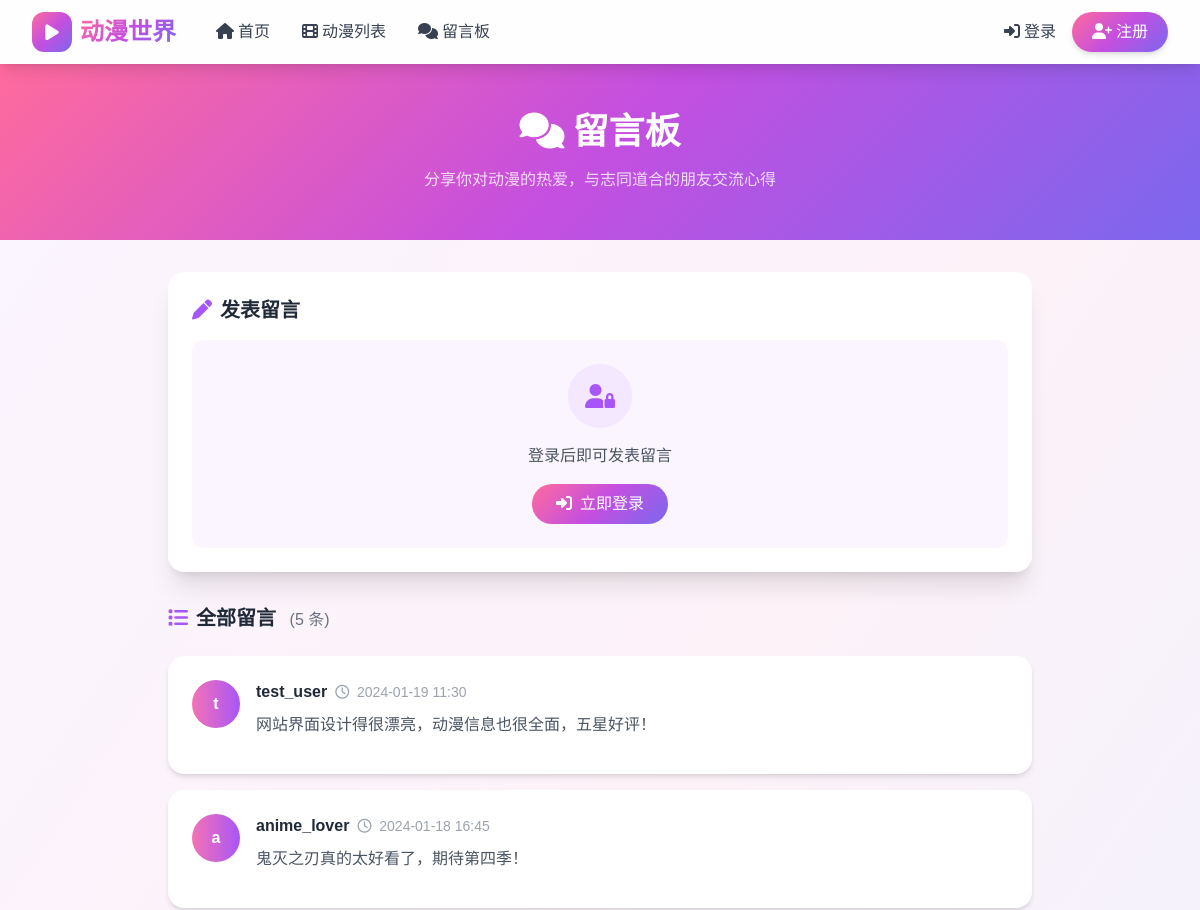
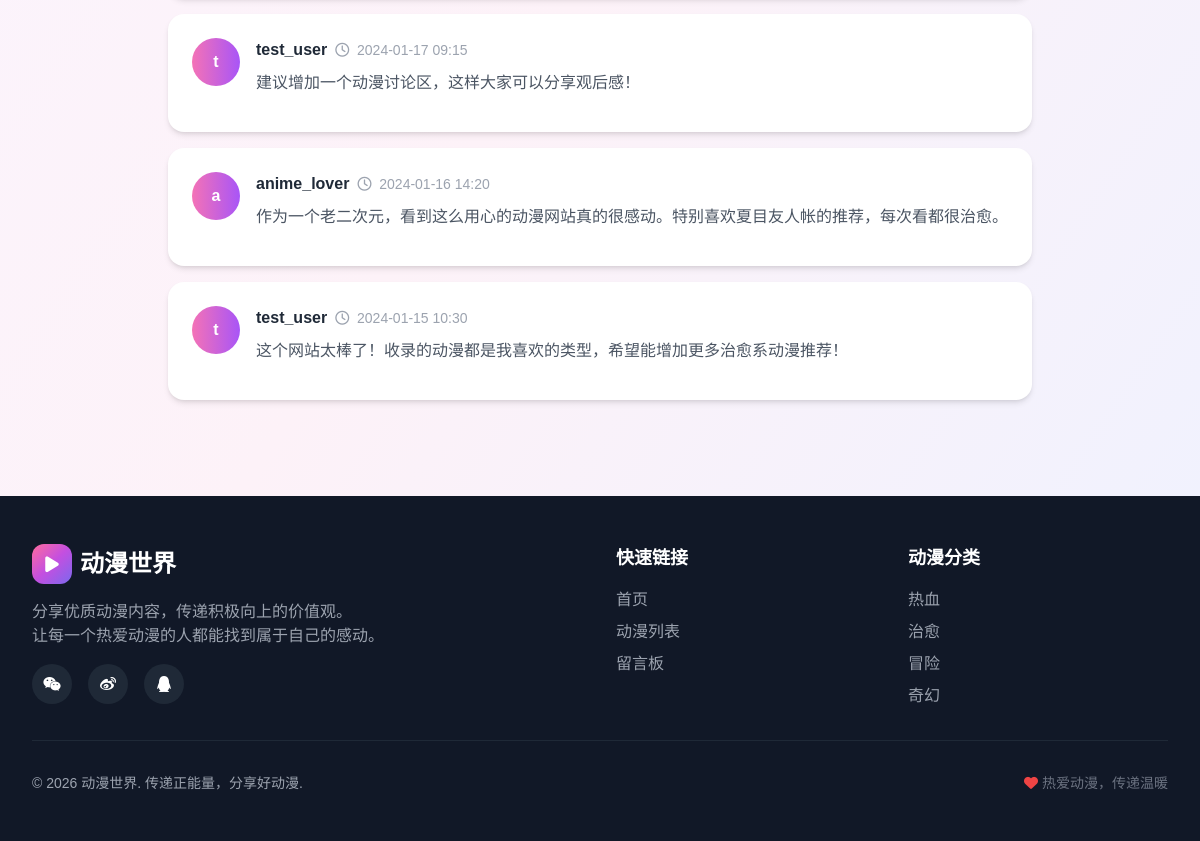
Page /backend/src/guestbook.php on the committed database (2 pictures, top to bottom).
### tables this page shows
CREATE TABLE IF NOT EXISTS messages (
    id INT AUTO_INCREMENT PRIMARY KEY,
    user_id INT,
    content TEXT NOT NULL,
    reply TEXT,
    replied_by INT,
    status ENUM('pending', 'approved', 'hidden') DEFAULT 'approved',
    created_at TIMESTAMP DEFAULT CURRENT_TIMESTAMP,
    replied_at TIMESTAMP NULL,
    FOREIGN KEY (user_id) REFERENCES users(id) ON DELETE CASCADE,
    FOREIGN KEY (replied_by) REFERENCES users(id) ON DELETE SET NULL
);

CREATE TABLE IF NOT EXISTS users (
    id INT AUTO_INCREMENT PRIMARY KEY,
    username VARCHAR(50) NOT NULL UNIQUE,
    password VARCHAR(255) NOT NULL,
    email VARCHAR(100) NOT NULL UNIQUE,
    avatar VARCHAR(255) DEFAULT 'default.png',
    role ENUM('user', 'admin') DEFAULT 'user',
    status TINYINT DEFAULT 1,
    created_at TIMESTAMP DEFAULT CURRENT_TIMESTAMP,
    updated_at TIMESTAMP DEFAULT CURRENT_TIMESTAMP ON UPDATE CURRENT_TIMESTAMP
);

### backend/src/includes/auth.php (called while the page is built, shortened)
<?php
class Auth {
    public static function isLoggedIn() {
        return isset($_SESSION['logged_in']) && $_SESSION['logged_in'] === true;
    }
}

### backend/src/includes/functions.php (called while the page is built, shortened)
<?php
function h($string) {
    return htmlspecialchars($string, ENT_QUOTES, 'UTF-8');
}
function formatDate($date, $format = 'Y-m-d H:i') {
    return date($format, strtotime($date));
}

### backend/src/guestbook.php (the view, shortened to what this page needs)
<?php
require_once 'includes/header.php';
$db = new Database();
$conn = $db->getConnection();
$page = isset($_GET['page']) ? max(1, intval($_GET['page'])) : 1;
$perPage = 10;
$offset = ($page - 1) * $perPage;
$total = 0;
$messages = [];
try {
    $stmt = $conn->query("SELECT COUNT(*) as total FROM messages WHERE status = 'approved'");
    $total = $stmt->fetch()['total'];
    $stmt = $conn->prepare("
        SELECT m.*, u.username, u.avatar,
               ru.username as replied_by_name
        FROM messages m
        LEFT JOIN users u ON m.user_id = u.id
        LEFT JOIN users ru ON m.replied_by = ru.id
        WHERE m.status = 'approved'
        ORDER BY m.created_at DESC
        LIMIT ? OFFSET ?
    ");
    $stmt->bindValue(1, $perPage, PDO::PARAM_INT);
    $stmt->bindValue(2, $offset, PDO::PARAM_INT);
    $stmt->execute();
    $messages = $stmt->fetchAll();
} catch (PDOException $e) {
    error_log("[Guestbook Error] Failed to fetch messages: " . $e->getMessage());
}
$csrfToken = generateCsrfToken();
?>
<section class="anime-gradient py-12 px-4">
    <div class="max-w-4xl mx-auto text-center">
        <h1 class="text-3xl md:text-4xl font-bold text-white mb-4">
            <i class="fas fa-comments mr-2"></i>留言板
        </h1>
        <p class="text-white/80">
            分享你对动漫的热爱，与志同道合的朋友交流心得
        </p>
    </div>
</section>
<div class="max-w-4xl mx-auto px-4 py-8">
    <div class="bg-white rounded-2xl shadow-xl p-6 mb-8">
        <h2 class="text-xl font-bold text-gray-800 mb-4">
            <i class="fas fa-pen mr-2 text-purple-500"></i>发表留言
        </h2>
        <?php if (Auth::isLoggedIn()): ?>
        <form method="POST" action="">
            <input type="hidden" name="csrf_token" value="<?php echo $csrfToken; ?>">
            <div class="flex items-start space-x-4">
                <div class="w-12 h-12 bg-gradient-to-r from-pink-400 to-purple-500 rounded-full flex items-center justify-center flex-shrink-0">
                    <span class="text-white font-bold"><?php echo mb_substr($_SESSION['username'], 0, 1); ?></span>
                </div>
                <div class="flex-1">
                    <textarea name="content" rows="4" maxlength="500" required
                              class="w-full px-4 py-3 border border-gray-200 rounded-xl focus:border-purple-400 focus:ring-2 focus:ring-purple-100 outline-none transition-all resize-none"
                              placeholder="写下你的想法，分享你对动漫的热爱..."></textarea>
                    <div class="flex items-center justify-between mt-3">
                        <span class="text-sm text-gray-400">
                            <i class="fas fa-info-circle mr-1"></i>请文明发言，最多500字
                        </span>
                        <button type="submit" class="anime-gradient text-white px-6 py-2 rounded-full font-medium hover:opacity-90 transition-all shadow-md">
                            <i class="fas fa-paper-plane mr-2"></i>发表留言
                        </button>
                    </div>
                </div>
            </div>
        </form>
        <?php else: ?>
        <div class="bg-purple-50 rounded-xl p-6 text-center">
            <div class="w-16 h-16 bg-purple-100 rounded-full flex items-center justify-center mx-auto mb-4">
                <i class="fas fa-user-lock text-2xl text-purple-500"></i>
            </div>
            <p class="text-gray-600 mb-4">登录后即可发表留言</p>
            <a href="login.php" class="inline-block anime-gradient text-white px-6 py-2 rounded-full font-medium hover:opacity-90 transition-all">
                <i class="fas fa-sign-in-alt mr-2"></i>立即登录
            </a>
        </div>
        <?php endif; ?>
    </div>
    <div class="flex items-center justify-between mb-6">
        <h2 class="text-xl font-bold text-gray-800">
            <i class="fas fa-list mr-2 text-purple-500"></i>全部留言
            <span class="text-base font-normal text-gray-500 ml-2">(<?php echo $total; ?> 条)</span>
        </h2>
    </div>
    <?php if (empty($messages)): ?>
    <div class="bg-white rounded-2xl shadow-lg p-12 text-center">
        <div class="w-20 h-20 bg-gray-100 rounded-full flex items-center justify-center mx-auto mb-4">
            <i class="fas fa-comment-slash text-3xl text-gray-400"></i>
        </div>
        <h3 class="text-xl font-semibold text-gray-700 mb-2">暂无留言</h3>
        <p class="text-gray-500">成为第一个留言的人吧！</p>
    </div>
    <?php else: ?>
    <div class="space-y-4">
        <?php foreach ($messages as $message): ?>
        <div class="bg-white rounded-2xl shadow-md p-6 card-hover">
            <div class="flex items-start space-x-4">
                <div class="w-12 h-12 bg-gradient-to-r from-pink-400 to-purple-500 rounded-full flex items-center justify-center flex-shrink-0">
                    <span class="text-white font-bold"><?php echo mb_substr($message['username'], 0, 1); ?></span>
                </div>
                <div class="flex-1 min-w-0">
                    <div class="flex items-center flex-wrap gap-2 mb-2">
                        <span class="font-semibold text-gray-800"><?php echo h($message['username']); ?></span>
                        <span class="text-sm text-gray-400">
                            <i class="far fa-clock mr-1"></i>
                            <?php echo formatDate($message['created_at']); ?>
                        </span>
                    </div>
                    <p class="text-gray-600 leading-relaxed mb-3">
                        <?php echo nl2br(h($message['content'])); ?>
                    </p>
                </div>
            </div>
        </div>
        <?php endforeach; ?>
    </div>
    <?php endif; ?>
</div>
<?php require_once 'includes/footer.php'; ?>

### backend/src/includes/header.php (style rules this page uses)
body { font-family: 'Noto Sans SC', sans-serif; }
.card-hover { transition: all 0.3s ease; }
.anime-gradient { background: linear-gradient(135deg, #FF6B9D 0%, #C44FE0 50%, #7B68EE 100%); }

### rows in the picture
messages: user.username "t", user.username "test_user", created_at "2024-01-19 11:30", content "网站界面设计得很漂亮，动漫信息也很全面，五星好评！"
messages: user.username "a", user.username "anime_lover", created_at "2024-01-18 16:45", content "鬼灭之刃真的太好看了，期待第四季！"
messages: user.username "t", user.username "test_user", created_at "2024-01-17 09:15", content "建议增加一个动漫讨论区，这样大家可以分享观后感！"
messages: user.username "a", user.username "anime_lover", created_at "2024-01-16 14:20", content "作为一个老二次元，看到这么用心的动漫网站真的很感动。特别喜欢夏目友人帐的推荐，每次看都很治愈。"
messages: user.username "t", user.username "test_user", created_at "2024-01-15 10:30", content "这个网站太棒了！收录的动漫都是我喜欢的类型，希望能增加更多治愈系动漫推荐！"

### other values in the picture
$total "5"
